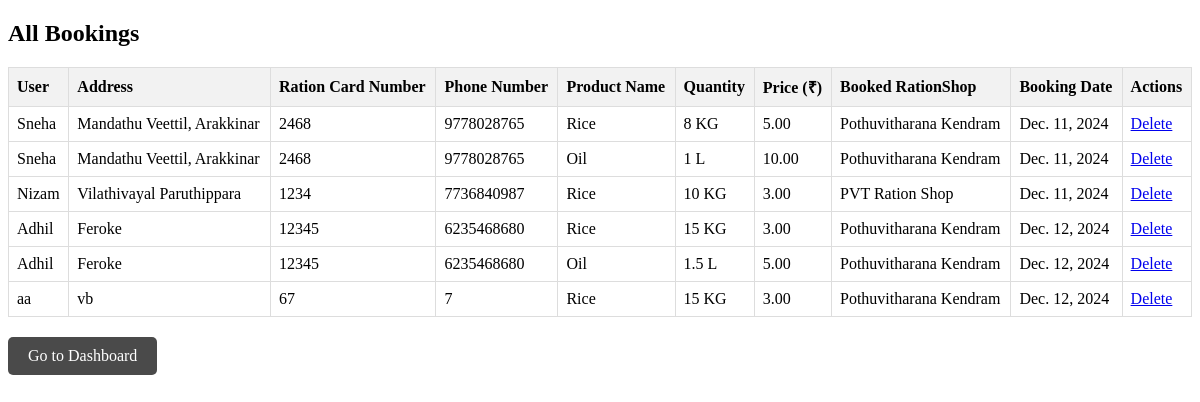
/orders/, run on an earlier commit of the app's database.
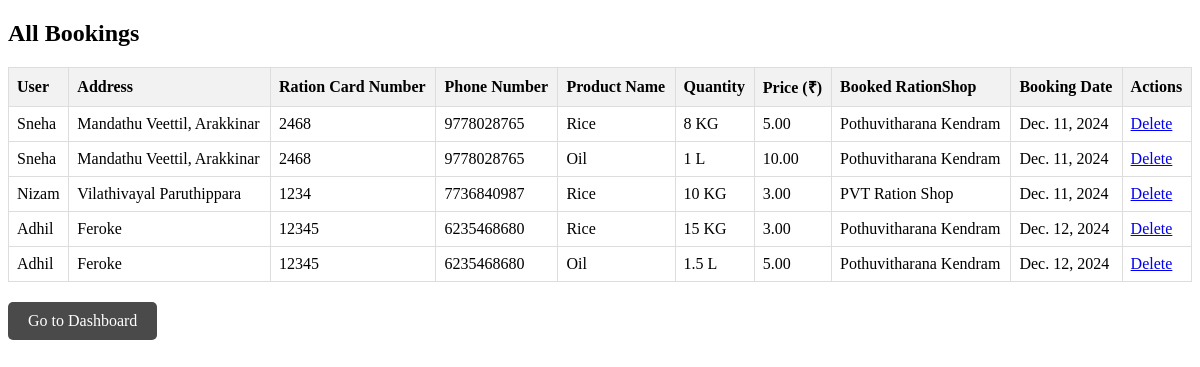
And on a later commit of the database.
### ration_app/models.py (models this page shows, shortened)
class Booking(models.Model):
    user = models.ForeignKey(settings.AUTH_USER_MODEL, on_delete=models.CASCADE)
    products = models.ManyToManyField(Product)
    address = models.TextField()
    ration_card_number = models.CharField(max_length=50)
    ration_card_image = models.ImageField(upload_to='ration_cards/', default='ration_cards/default.jpg')
    phone_number = models.CharField(max_length=15)
    booking_date = models.DateField()
    ration_shop = models.ForeignKey(ShopOwnerDetails, on_delete=models.SET_NULL, null=True, blank=True)
    payment_status = models.BooleanField(default=False)

class CustomUser(AbstractUser):
    ROLE_CHOICES = [
        ('shop_owner', 'Shop Owner'),
        ('user', 'User'),
    ]
    role = models.CharField(max_length=20, choices=ROLE_CHOICES, default='user')

class Product(models.Model):
    shop_owner = models.ForeignKey(ShopOwnerDetails, on_delete=models.CASCADE, default=1)
    name = models.CharField(max_length=100)
    category = models.CharField(max_length=3, choices=CATEGORY_CHOICES)
    quantity = models.CharField(max_length=100)
    price = models.DecimalField(max_digits=10, decimal_places=2)
    availability = models.BooleanField(default=True)

class ShopOwnerDetails(models.Model):
    user = models.OneToOneField(settings.AUTH_USER_MODEL, on_delete=models.CASCADE)
    first_name = models.CharField(max_length=50)
    last_name = models.CharField(max_length=50)
    email = models.EmailField()
    phone_number = models.CharField(max_length=15)
    aadhar_image = models.ImageField(upload_to='aadhar_images/')
    shop_name = models.CharField(max_length=100)
    shop_address = models.TextField()
    shop_license_number = models.CharField(max_length=50)
    license_image = models.ImageField(upload_to='license_images/')
    status = models.CharField(max_length=20, default='pending')
    def __str__(self):
        return self.shop_name

### ration_app/views.py (the view)
# urls.py: path('orders/', views.order_list, name='order_list'),
def order_list(request):
    bookings = Booking.objects.all().select_related('user').prefetch_related('products')
    return render(request, 'order_list.html', {'bookings': bookings})

### templates/order_list.html (shortened to what this page needs)
<!DOCTYPE html>
<html lang="en">
<head>
</head>
<body>
    <h2>All Bookings</h2>
    <table>
        <thead>
            <tr>
                <th>User</th>
                <th>Address</th>
                <th>Ration Card Number</th>
                <th>Phone Number</th>
                <th>Product Name</th>
                <th>Quantity</th>
                <th>Price (₹)</th>
                <th>Booked RationShop</th>
                <th>Booking Date</th>
                <th>Actions</th>
            </tr>
        </thead>
        <tbody>
            {% for booking in bookings %}
                {% for product in booking.products.all %}
                <tr>
                    <td>{{ booking.user.username }}</td>
                    <td>{{ booking.address }}</td>
                    <td>{{ booking.ration_card_number }}</td>
                    <td>{{ booking.phone_number }}</td>
                    <td>{{ product.name }}</td>
                    <td>{{ product.quantity }}</td>
                    <td>{{ product.price }}</td>
                    <td>{{ booking.ration_shop }}</td>
                    <td>{{ booking.booking_date }}</td>
                    <td>
                        <a href="{% url 'delete_booking' booking.id %}" class="btn-delete" onclick="return confirm('Are you sure you want to delete this booking?');">Delete</a>
                    </td>
                </tr>
                {% endfor %}
            {% empty %}
            <tr>
                <td colspan="5">No bookings found.</td>
            </tr>
            {% endfor %}
        </tbody>
    </table>
    <a href="{% url 'admin_dashboard' %}" class="dashboard-btn">Go to Dashboard</a>
</body>
</html>

What changed in the data, as far as the page shows it:
removed Booking: user.username "aa", address "vb", ration_card_number "67", phone_number "7", ration_shop "Pothuvitharana Kendram", booking_date "Dec. 12, 2024", Product (name "Rice", quantity "15 KG", price "3.00")
